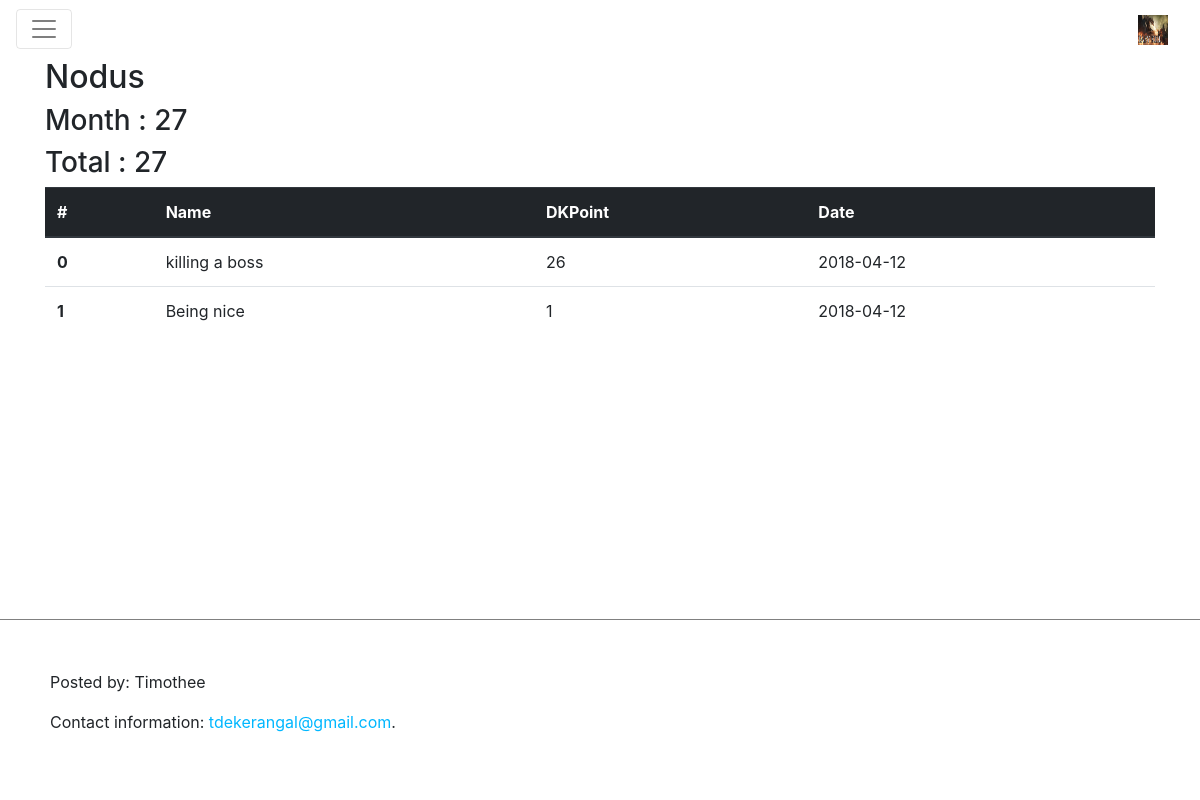
The page /character.php?id=3 on the database its author committed.
### tables this page shows
CREATE TABLE `characters` (
  `id` int(6) UNSIGNED NOT NULL,
  `name` varchar(255) NOT NULL,
  `password` varchar(255) NOT NULL
);

CREATE TABLE `activity` (
  `id` int(6) UNSIGNED NOT NULL,
  `idCharacter` int(11) NOT NULL,
  `idActivity` int(11) NOT NULL,
  `dateTime` date NOT NULL
);

CREATE TABLE `activityModel` (
  `id` int(6) UNSIGNED NOT NULL,
  `name` varchar(255) NOT NULL,
  `dkpEarn` int(11) NOT NULL
);

### misc/database_manager.php (called while the page is built, shortened)
<?php
class database_manager {
    private $database_manager;
    function __construct() {
        $connectstr_dbhost = 'localhost';
        $connectstr_dbname = 'dkpTable';
        $connectstr_dbusername = 'root';
        $connectstr_dbpassword = 'dfghj';
        $this->database_manager = mysqli_connect($connectstr_dbhost, $connectstr_dbusername, $connectstr_dbpassword,$connectstr_dbname);
}
    function perform_query($query) {
        $stmt = mysqli_prepare($this->database_manager, $query);
        if ($stmt) {
            $stmt->execute();
            $results = $stmt->get_result();
            return $results;
        }
        else {
            throw new Exception(mysqli_error($this->database_manager));
        }
    }
    function getCharacterScore($character_id) {
        $activities = $this->getActivityCharacterList($character_id);
        $score['total'] = 0;
        $score['month'] = 0;
        $now = new Datetime();
        $now = $now->format('m');
        foreach ($activities as $item) {
            $date = new DateTime($item['dateTime']);
            $date = $date->format('m');
            if ($now == $date) {
                $score['month'] += $item['dkpEarn'];
            }
            $score['total'] += $item['dkpEarn'];
        }
        return $score;
    }
    function result_to_array($results) {
        $items = [];
        while ($item = mysqli_fetch_array($results)) {
            $items[] = $item;
        }
        return $items;
    }
    function getCharacter($id) {
        try {
            $item = $this->perform_query("SELECT name from characters WHERE id = ".strval($id));
            return mysqli_fetch_array($item);
        } catch(Exception $ex) {
            $this->print_error_message("Error in getting Character by ID : ".$id);
            return null;
        }
    }
    function getActivityCharacterList($id_character) {
        try {
            $query = "SELECT activity.id, activityModel.name, activityModel.dkpEarn, activity.dateTime from activity, activityModel WHERE activity.idCharacter = " . strval($id_character)." AND activity.idActivity = activityModel.id";
            $item = $this->perform_query($query);
            return $this->result_to_array($item);
        } catch(Exception $ex) {
            $this->print_error_message("Unable to Get activities of a character");
            return null;
        }
    }
}
$databaseManager = new database_manager();
?>

### character.php (the view, shortened to what this page needs)
<!DOCTYPE html>
<html>
  <head>
    <?php include('./misc/head.php');?>
  </head>
  <body>
    <?php include('./misc/database_manager.php')?>
    <?php include('./misc/header.php'); ?>
    <div class="container">
      <?php
        $character = $databaseManager->getCharacter($_GET['id']);
        $activities = $databaseManager->getActivityCharacterList($_GET['id']);
        $score = $databaseManager->getCharacterScore($_GET['id']);
        $i = 0;
      ?>
                <h2><?php echo $character["name"] ?></h2>
                <h3>Month : <?php echo $score["month"]?></h3>
                <h3>Total : <?php echo $score["total"]?></h3>
        <table class="table">
          <thead class="thead-dark">
            <tr>
              <th scope="col">#</th>
              <th scope="col">Name</th>
              <th scope="col">DKPoint</th>
              <th scope="col">Date</th>
            </tr>
          </thead>
          <tbody>
              <?php
              foreach ($activities as $item) {
                ?>
                <tr>
                  <th scope="row"><?php echo strval($i++);?></th>
                  <td><?php echo $item["name"] ?></td>
                  <td><?php echo $item["dkpEarn"]?></td>
                  <td><?php echo $item["dateTime"]?></td>
                </tr>
            <?php
              }
                ?>
          </tbody>
        </table>
    </div>
    <?php include('./misc/footer.php');?>
    </body>
</html>

### rows shown on the page
characters: name "Nodus"
activity: activitymodel.name "killing a boss", activitymodel.dkpEarn "26", dateTime "2018-04-12"
activity: activitymodel.name "Being nice", activitymodel.dkpEarn "1", dateTime "2018-04-12"

### other values the page prints
$score["month"] "27"
$score["total"] "27"
